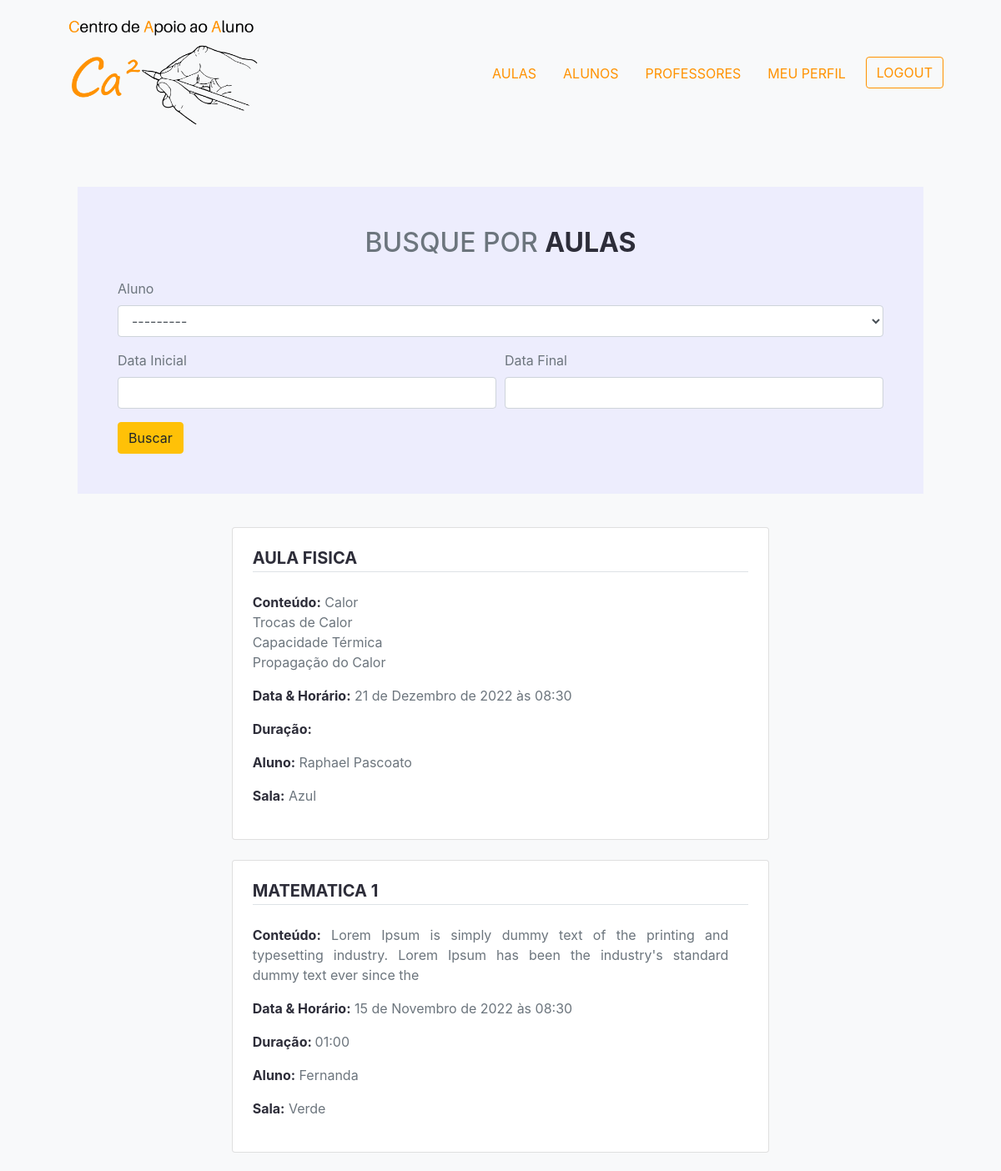
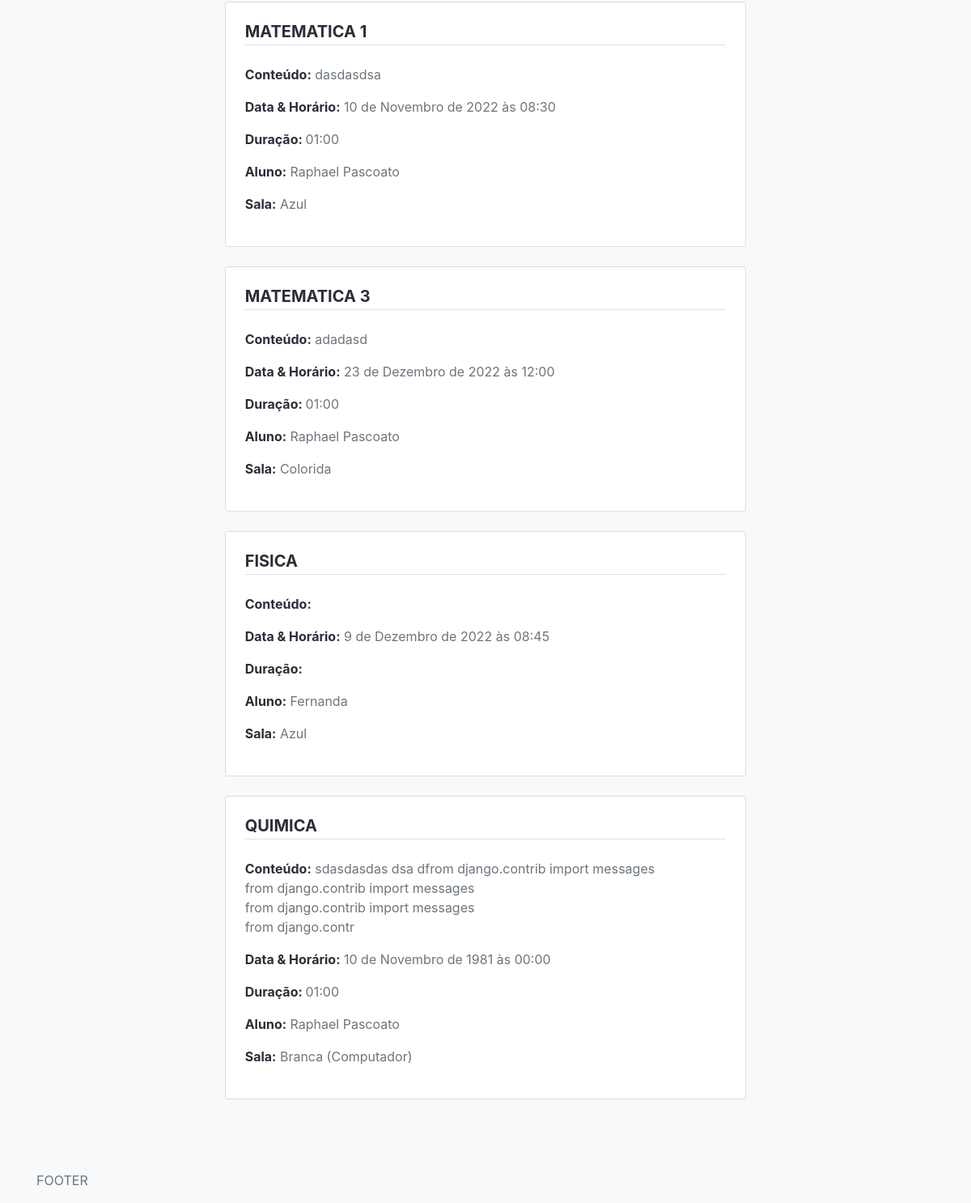
The app's page / (signed in) with its own data (2 pictures, top to bottom).
### aulas/models.py (models this page shows, shortened)
class Aula(models.Model):
    professor = models.ForeignKey(
        Professor, null=True, blank=True, on_delete=models.RESTRICT)
    aluno = models.ForeignKey(
        Aluno, null=True, blank=True, on_delete=models.RESTRICT)
    nome = models.CharField(max_length=200)
    data_aula = models.DateTimeField(null=True, blank=True)
    disciplina = models.CharField(max_length=2000, null=True, blank=True)
    conteudo = models.TextField(null=True, blank=True)
    created = models.DateTimeField(auto_now_add=True)
    pacote = models.ForeignKey(
        'Pacote', on_delete=models.PROTECT, blank=True, null=True)
    sala = models.ForeignKey(
        'Sala', on_delete=models.PROTECT, blank=True, null=True)
    id = models.UUIDField(default=uuid.uuid4, unique=True,
                          primary_key=True, editable=False)

class Sala(models.Model):
    nome = models.CharField(max_length=200)
    created = models.DateTimeField(auto_now_add=True)
    id = models.UUIDField(default=uuid.uuid4, unique=True,
                          primary_key=True, editable=False)
    def __str__(self):
        return self.nome

class Pacote(models.Model):
    tipo = models.CharField(max_length=200)
    quantidade_aulas = models.CharField(max_length=200)
    duracao_aula = models.TimeField(null=True, blank=True)
    valor = models.CharField(max_length=200)
    created = models.DateTimeField(auto_now_add=True)
    id = models.UUIDField(default=uuid.uuid4, unique=True,
                          primary_key=True, editable=False)

### alunos/models.py (models this page shows)
class Aluno(models.Model):
    nome = models.CharField(max_length=200, blank=True, null=True)
    imagem_perfil = models.ImageField(
        null=True, blank=True, upload_to='alunos/', default='professores/user-default.png')
    data_nascimento = models.DateField(blank=True, null=True)
    perfil = models.TextField(blank=True, null=True)
    celular = models.CharField(max_length=200, blank=True, null=True)
    telefone = models.CharField(max_length=200, blank=True, null=True)
    colegio = models.CharField(max_length=200, blank=True, null=True)
    serie  = models.CharField(max_length=200, blank=True, null=True)
    dados_responsavel_1  = models.TextField(blank=True, null=True)
    dados_responsavel_2  = models.TextField(blank=True, null=True)
    dados_nf = models.TextField(blank=True, null=True)
    endereco = models.TextField(blank=True, null=True)
    created = models.DateTimeField(auto_now_add=True)
    id = models.UUIDField(default=uuid.uuid4, unique=True,
                          primary_key=True, editable=False)
    def __str__(self):
        return str(self.nome)

### aulas/views.py (the view)
# urls.py: path('', views.aulas ,name="aulas"),
@login_required(login_url='login')
def aulas(request):
    search_query = ''
    if request.GET.get('search_query'):
        search_query = request.GET.get('search_query')
    if request.user.is_staff == True:
        aulas = Aula.objects.all()
        myFilter = AulaFilter(request.GET, queryset=aulas)
        aulas = myFilter.qs
    else:
        aulas = Aula.objects.order_by('-data_aula').filter(
            professor=request.user.professor)
    myFilter = AulaFilter(request.GET, queryset=aulas)
    aulas = myFilter.qs
    context = {
        'aulas': aulas,
        'search_query': search_query,
        'myFilter': myFilter
    }
    return render(request, 'aulas/aulas.html', context)

### aulas/templates/aulas/aulas.html
{% extends "main.html" %}
{% block content %}
<div class="container p-5">
    <div class="container p-5 mb-4 search-class">
        <div class="container text-center mb-4">
            <h2 class="text-uppercase">Busque por <span class="text-dark font-weight-bold">Aulas</span></h2>
        </div>
        <form action="{% url 'aulas' %}" method="get">
            <div class="form-group">
                <label for="{{myFilter.form.aluno.auto_id}}">{{myFilter.form.aluno.label}}</label>
                {{myFilter.form.aluno}}
            </div>
            <div class="form-row">
                <div class="form-group col-md-6">
                    <label for="{{myFilter.form.aluno.start_date}}">Data Inicial</label>
                    {{myFilter.form.start_date}}
                </div>
                <div class="form-group col-md-6">
                    <label for="{{myFilter.form.aluno.end_date}}">Data Final</label>
                    {{myFilter.form.end_date}}
                </div>
            </div>
            <button type="submit" class="btn btn-warning">Buscar</button>
        </form>
    </div>
    <div class="container p-3">
        {% for aula in aulas %}
        <div class="row mb-4">
            <div class="col-md-8 m-auto">
                <a href="{% url 'aula' aula.id %}" class="text-secondary">
                    <div class="card m-auto">
                        <div class="card-body p-4">
                            <div class="container text-left p-0">
                                <h5 class="text-uppercase mb-4 font-weight-bold text-dark border-bottom pb-1">
                                    {{aula.nome}}
                                </h5>
                                <p class="text-justify pr-4"><span class="text-dark font-weight-bold">Conteúdo:</span>
                                    {{aula.conteudo|linebreaksbr|slice:150}}
                                </p>
                                <div class="container px-0">
                                    <p class="text-justify"><span class="text-dark font-weight-bold">Data &
                                            Horário:</span>
                                        {{aula.data_aula}}
                                    </p>
                                    <p class="text-justify"><span class="text-dark font-weight-bold">Duração: </span>
                                        {{aula.pacote.duracao_aula}}
                                    </p>
                                </div>
                                <div class="container px-0">
                                    <p class="text-justify"><span class="text-dark font-weight-bold">Aluno:</span>
                                        {{aula.aluno.nome}}
                                    </p>
                                </div>
                                <div class="container px-0">
                                    <p class="text-justify"><span class="text-dark font-weight-bold">Sala:</span>
                                        {{aula.sala}}
                                    </p>
                                </div>
                            </div>
                        </div>
                    </div>
                </a>
            </div>
        </div>
        {% endfor %}
    </div>
</div>
{% endblock content %}

### static/styles/main.css (style rules this page uses)
.text-dark { color: #2d2d39 !important; }
.text-secondary { color: #6c757d !important; }
.search-class { background-color: #ededfd; }

### records on screen
Aula: nome "AULA FISICA", conteudo "Calor Trocas de Calor Capacidade Térmica Propagação do Calor", data_aula "21 de Dezembro de 2022 às 08:30", aluno.nome "Raphael Pascoato", sala "Azul"
Aula: nome "MATEMATICA 1", conteudo "Lorem Ipsum is simply dummy text of the printing and typesetting industry. Lorem Ipsum has been the industry's standard dummy text ever since the", data_aula "15 de Novembro de 2022 às 08:30", pacote.duracao_aula "01:00", aluno.nome "Fernanda", sala "Verde"
Aula: nome "MATEMATICA 1", conteudo "dasdasdsa", data_aula "10 de Novembro de 2022 às 08:30", pacote.duracao_aula "01:00", aluno.nome "Raphael Pascoato", sala "Azul"
Aula: nome "MATEMATICA 3", conteudo "adadasd", data_aula "23 de Dezembro de 2022 às 12:00", pacote.duracao_aula "01:00", aluno.nome "Raphael Pascoato", sala "Colorida"
Aula: nome "FISICA", data_aula "9 de Dezembro de 2022 às 08:45", aluno.nome "Fernanda", sala "Azul"
Aula: nome "QUIMICA", conteudo "sdasdasdas dsa dfrom django.contrib import messages from django.contrib import messages from django.contrib import messages from django.contr", data_aula "10 de Novembro de 1981 às 00:00", pacote.duracao_aula "01:00", aluno.nome "Raphael Pascoato", sala "Branca (Computador)"

### other values on screen
{{ myFilter.form.aluno.label }} "Aluno"
